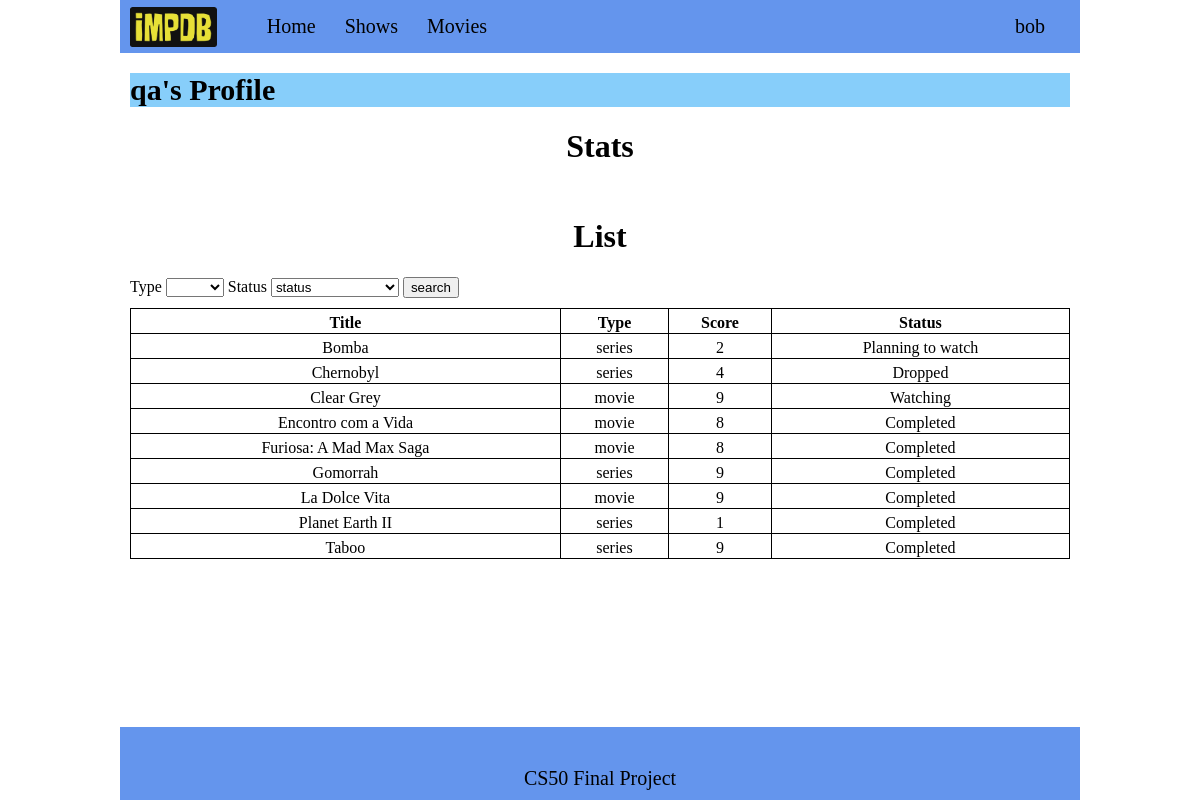
Screenshot of /profile?id=2 (signed in) with the database file from the repository.
### tables this page shows
CREATE TABLE users(ID INTEGER PRIMARY KEY AUTOINCREMENT, username TEXT NOT NULL UNIQUE, password TEXT NOT NULL, type INTEGER);

CREATE TABLE "users_list" (
	"user_id"	INTEGER,
	"show_id"	INTEGER,
	"status"	TEXT,
	"score"	INTEGER,
	"edit_date"	TEXT,
	PRIMARY KEY("user_id","show_id")
);

CREATE TABLE "shows" (
	"id"	INTEGER,
	"title"	TEXT NOT NULL,
	"year"	TEXT,
	"rated"	TEXT,
	"released"	TEXT,
	"duration"	INTEGER,
	"plot"	TEXT,
	"language"	TEXT,
	"country"	TEXT,
	"image"	TEXT,
	"type"	NUMERIC,
	"Seasons"	INTEGER,
	PRIMARY KEY("id" AUTOINCREMENT)
);

### app.py (the view)
@app.route("/profile", methods=["GET", "POST"])
def profile():
    id = request.args.get("id", None)
    try:
        id = int(id)
    except:
        id = None
    if id != None:
        username =  cursor.execute("SELECT username FROM users WHERE id = ?",(id,)).fetchone()
        status = cursor.execute("""SELECT status, COUNT(show_id) from users_list
                    WHERE user_id = ? GROUP BY status""",(id,)).fetchall()
        types = cursor.execute("""SELECT shows.type, COUNT(shows.id) from users_list
                    INNER JOIN shows ON shows.id = users_list.show_id
                    WHERE user_id = ?
                    GROUP BY shows.type """,(id,)).fetchall()
        if status!=None and types != None:
            query = """SELECT title, shows.type, score, status FROM users_list
                            INNER JOIN users
                            ON users.id = users_list.user_id
                            INNER JOIN shows
                            ON shows.id = users_list.show_id
                            WHERE users.id = ?"""
            filter_type = request.form.get("type", None)
            if filter_type != "" and filter_type is not None:
                query = query + " AND shows.type = ?"
            else:
                filter_type = None
            filter_status  = request.form.get("status", None)
            if filter_status != "" and filter_status is not None:
                query = query + " AND users_list.status = ?"
            else:
                filter_status = None
            query = query + " ORDER BY title ASC"
            if filter_type is None and filter_status is None:
                user_list = cursor.execute(query, (session["user_id"],))
            elif filter_type is not None and filter_status is not None:
                user_list = cursor.execute(query, (session["user_id"], filter_type, filter_status))
            elif filter_type is not None:
                user_list = cursor.execute(query, (session["user_id"], filter_type))
            else:
                user_list = cursor.execute(query, (session["user_id"], filter_status))
            return render_template("profile.html", status = status, types = types, username=username[0], user_list = user_list)
    return render_template("index.html")

### templates/profile.html (shortened to what this page needs)
{% extends "layout.html" %}
{% block main %}
<div class="big_title">{{ username }}'s Profile</div>
    <div class="user-stats">
        <h1 style = "text-align: center;">Stats</h1>
    </div>
    <div class="user-list">
        <h1 style = "text-align: center;">List</h1>
        <form class ="search-form" action="/profile?id={{session['user_id']}}" method="post">
            <label class="search-field" for = "type">Type</label>
            <select id="type" name="type">
                <option  value=""></option>
                <option  value="movie">movie</option>
            </select>
            <label class="search-status" for = "status">Status</label>
            <select id="status" name="status">
                <option selected value="">status</option>
            </select>
            <button type="submit">search</button>
       </form>
       <div class = "list">
            <table>
                <thead>
                    <tr>
                        <th>Title</th>
                        <th>Type</th>
                        <th>Score</th>
                        <th>Status</th>
                    </tr>
                </thead>
                {% if user_list is not none %}
                    <tbody>
                        {% for n in user_list %}
                        <tr>
                            <td class="title">{{n[0]}}</td>
                            <td class="type">{{n[1]}}</td>
                            <td class="score">{{n[2]}}</td>
                            <td class="status">{{n[3]}}</td>
                        </tr>
                        {% endfor %}
                    </tbody>
                {% endif %}
            </table>
       </div>
    </div>
{% endblock %}

### static/style.css (style rules this page uses)
html, body { height: 100%; }
body { min-height: 100vh; display: flex; flex-direction: column; }
body { margin:0px; }
.big_title { font-size: 30px; font-weight: bold; margin-bottom: 20px; background-color: lightskyblue; }
.user-list form { margin-bottom: 10px; }
.list table { width:100%; border-collapse: collapse; }
.list td, .list th { text-align: center; padding-top: 5px; padding-top: 5px; border: 1px solid; }

### rows the page displays
users: username "qa"
users_list: title "Bomba", type "series", score "2", status "Planning to watch"
users_list: title "Chernobyl", type "series", score "4", status "Dropped"
users_list: title "Clear Grey", type "movie", score "9", status "Watching"
users_list: title "Encontro com a Vida", type "movie", score "8", status "Completed"
users_list: title "Furiosa: A Mad Max Saga", type "movie", score "8", status "Completed"
users_list: title "Gomorrah", type "series", score "9", status "Completed"
users_list: title "La Dolce Vita", type "movie", score "9", status "Completed"
users_list: title "Planet Earth II", type "series", score "1", status "Completed"
users_list: title "Taboo", type "series", score "9", status "Completed"

### other values shown
{{ session["username"] }} "bob"
